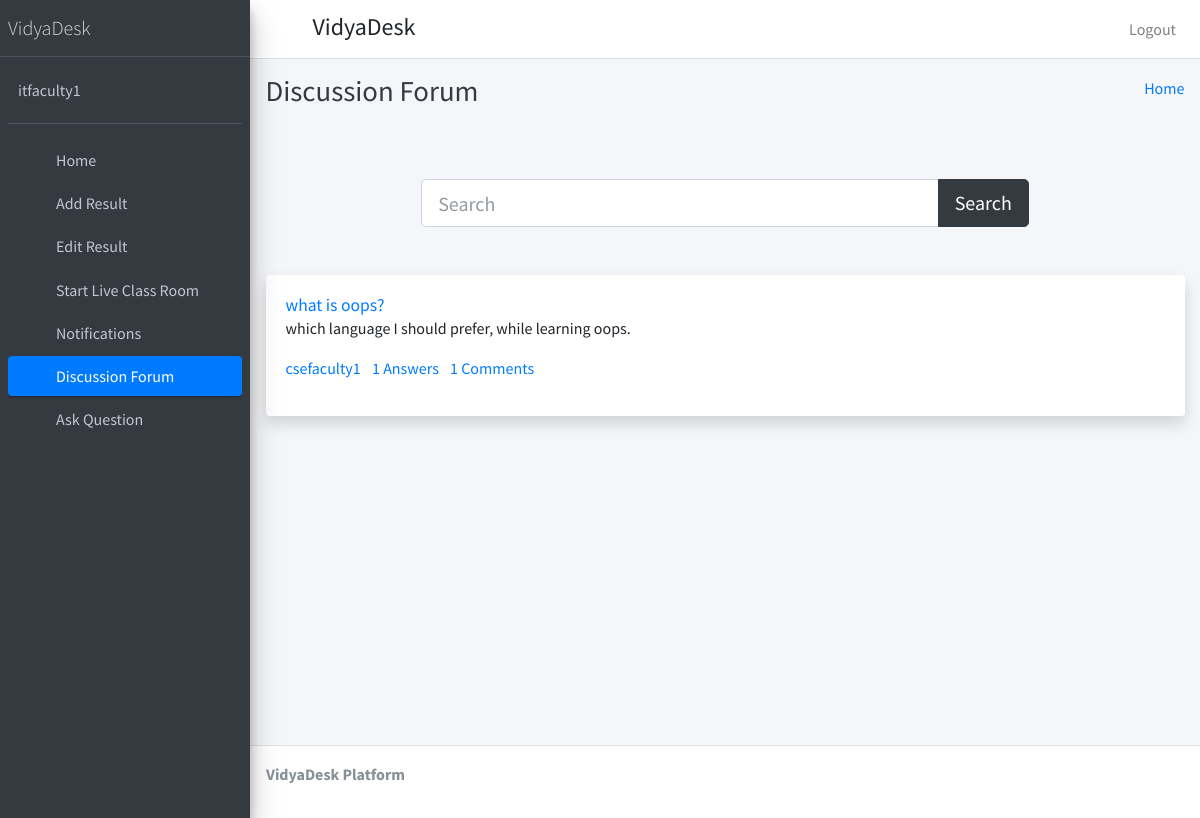
The page /home (signed in) on the database its author committed.
### student_management_app/models.py (models this page shows, shortened)
class CustomUser(AbstractUser):
    user_type_data=((1,"HOD"),(2,"Staff"),(3,"Student"))
    user_type=models.CharField(default=1,choices=user_type_data,max_length=10)

class Question(models.Model):
    user=models.ForeignKey(CustomUser,on_delete=models.CASCADE)
    title=models.CharField(max_length=300)
    detail=models.TextField()
    tags=models.TextField(default='')

### student_management_app/StaffViews.py (the view)
# urls.py: 2. Add a URL to urlpatterns:  path('', views.home, name='home')
def home(request):
    if 'q' in request.GET:
        q=request.GET['q']
        quests=Question.objects.annotate(total_comments=Count('answer__comment')).filter(title__icontains=q).order_by('-id')
    else:
        quests=Question.objects.annotate(total_comments=Count('answer__comment')).all().order_by('-id')
    paginator=Paginator(quests,10)
    page_num=request.GET.get('page',1)
    quests=paginator.page(page_num)
    return render(request,'staff_template/home.html',{'quests':quests})

### student_management_app/templates/staff_template/home.html (shortened to what this page needs)
{% extends 'staff_template/base_template.html' %}
{% block page_title %}
Discussion Forum
{% endblock page_title %}
{% block main_content %}
    <section class="content">
    <div class="container py-5">
        <div class="row">
            <div class="col-md-8 offset-2">
                <form>
                    <div class="input-group">
                        <input type="text" name="q" class="form-control form-control-lg" placeholder="Search" />
                        <div class="input-group-append">
                        <button class="btn btn-dark btn-lg" type="submit" id="button-addon2">Search</button>
                        </div>
                    </div>
                </form>
            </div>
        </div>
    </div>
    <div class="container">
        {% for quest in quests %}
        <div class="card mb-4 shadow">
            <div class="card-body">
                <h4 class="card-title"><a href="/detail/{{quest.id}}">{{quest.title}}</a></h4>
                <p class="card-text">{{quest.detail}}</p>
                <p>
                    <a href="#" class="mr-2">{{quest.user.username}}</a>
                    <a href="#" class="mr-2">{{quest.answer_set.count}} Answers</a>
                    <a href="#" class="mr-2">{{quest.total_comments}} Comments</a>
                </p>
            </div>
        </div>
        {% endfor %}
    </div>
    </section>
{% endblock main_content %}

### student_management_app/templates/staff_template/sidebar_template.html
{% load static %}
  <aside class="main-sidebar sidebar-dark-primary elevation-4">
    <a href="" class="brand-link">
      <span class="brand-text font-weight-light">VidyaDesk</span>
    </a>
    <div class="sidebar">
      <div class="user-panel mt-3 pb-3 mb-3 d-flex">
        <div class="info">
          <a href="{% url 'staff_profile' %}" class="d-block">{{ user.username }}</a>
        </div>
      </div>
      <nav class="mt-2">
        <ul class="nav nav-pills nav-sidebar flex-column" data-widget="treeview" role="menu" data-accordion="false">
          <li class="nav-item">
            {% url 'staff_home' as staff_home %}
            <a href="{{ staff_home }}" class="nav-link {% if request.path == staff_home %} active {% endif %}">
              <i class="nav-icon fas fa-th"></i>
              <p>
                Home
              </p>
            </a>
          </li>
          <li class="nav-item">
            {% url 'staff_add_result' as staff_add_result %}
            <a href="{{ staff_add_result }}" class="nav-link {% if request.path == staff_add_result %} active {% endif %}">
              <i class="nav-icon fas fa-th"></i>
              <p>
                Add Result
              </p>
            </a>
          </li>
          <li class="nav-item">
            {% url 'edit_student_result' as edit_student_result %}
            <a href="{{ edit_student_result }}" class="nav-link {% if request.path == edit_student_result %} active {% endif %}">
              <i class="nav-icon fas fa-th"></i>
              <p>
                Edit Result
              </p>
            </a>
          </li>
          <li class="nav-item">
            {% url 'start_live_classroom' as start_live_classroom %}
            <a href="{{ start_live_classroom }}" class="nav-link {% if request.path == start_live_classroom %} active {% endif %}">
              <i class="nav-icon fas fa-th"></i>
              <p>
                Start Live Class Room
              </p>
            </a>
          </li>
           <li class="nav-item">
            {% url 'staff_all_notification' as staff_all_notification %}
            <a href="{{ staff_all_notification }}" class="nav-link {% if request.path == staff_all_notification %} active {% endif %}">
              <i class="nav-icon fas fa-th"></i>
              <p>
                Notifications
              </p>
            </a>
          </li>
          <li class="nav-item">
            {% url 'home' as home %}
            <a href="{{ home }}" class="nav-link {% if request.path == home %} active {% endif %}">
              <i class="nav-icon fas fa-th"></i>
              <p>
                Discussion Forum
              </p>
            </a>
          </li>
          <li class="nav-item">
            {% url 'ask_form' as ask_form %}
            <a href="{{ ask_form }}" class="nav-link {% if request.path == ask_form %} active {% endif %}">
              <i class="nav-icon fas fa-th"></i>
              <p>
                Ask Question
              </p>
            </a>
          </li>
        </ul>
      </nav>
    </div>
  </aside>

### rows shown on the page
CustomUser: username "itfaculty1"
Question: title "what is oops?", detail "which language I should prefer, while learning oops.", user.username "csefaculty1", answer_set.count "1", total_comments "1"
